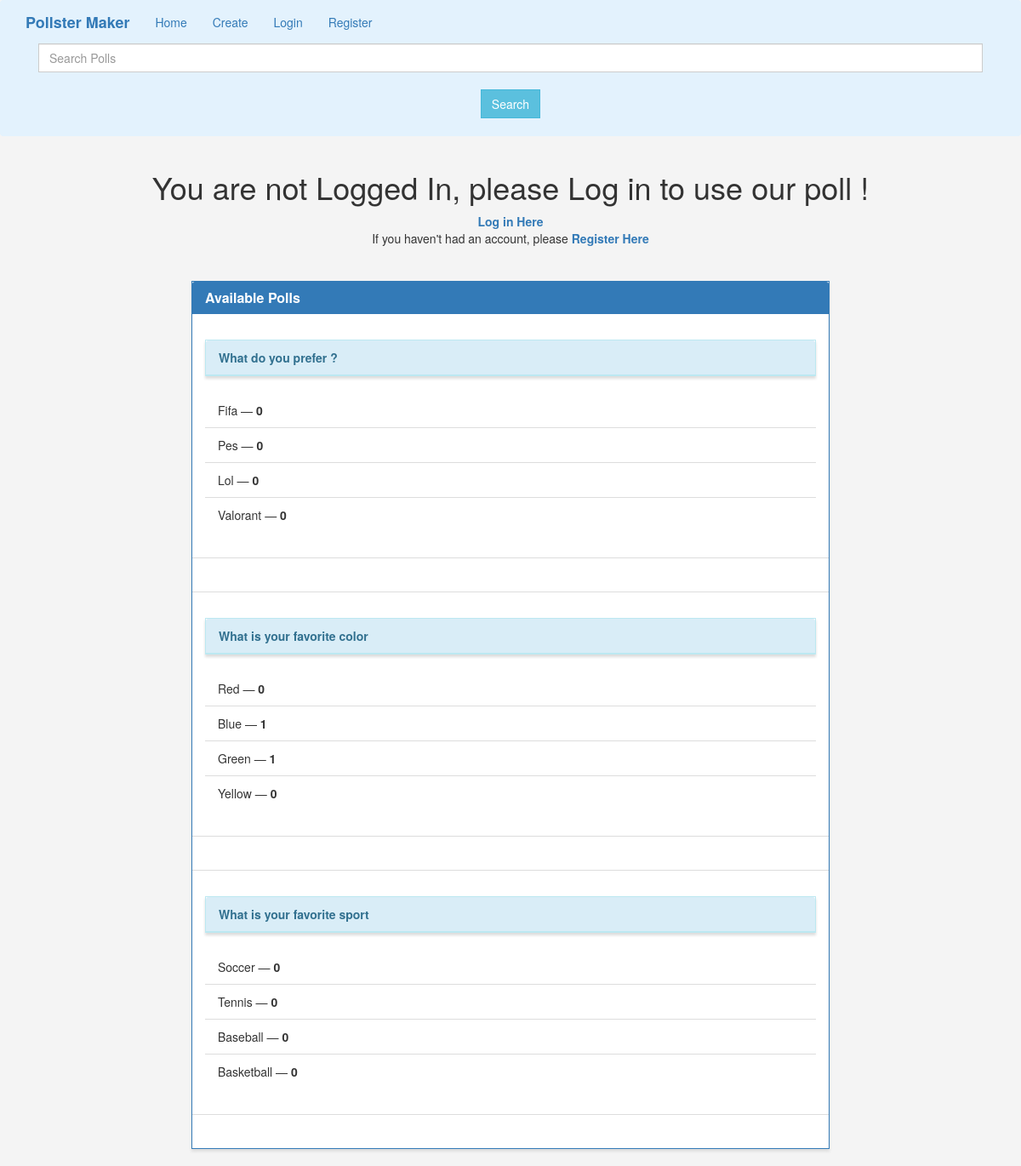
The page / on the database its author committed.
### polls/models.py (models this page shows, shortened)
class Poll (models.Model):
    question_text = models.TextField(max_length=1000, blank=False, null=False)
    owner = models.IntegerField("Poll Owner", blank=False, default=1)
    op_one = models.CharField(max_length=30, blank=False, null=False)
    op_two = models.CharField(max_length=30, blank=False, null=False)
    op_three = models.CharField(max_length=30, blank=False, null=False)
    op_four = models.CharField(max_length=30, blank=False, null=False)
    op_one_count = models.IntegerField(default=0)
    op_two_count = models.IntegerField(default=0)
    op_three_count = models.IntegerField(default=0)
    op_four_count = models.IntegerField(default=0)

### polls/views.py (the view)
# urls.py: path('',views.home, name='home'),
def home(request):
    polls = Poll.objects.all().order_by('question_text')
    context = {
        'polls' : polls
    }
    return render(request, 'polls/home.html', context)

### polls/templates/polls/home.html (shortened to what this page needs)
{% extends "polls/base.html" %}
{% block main %}
		<center>
            {%if not user.is_authenticated%}
                <h1>You are not Logged In, please Log in to use our poll !</h1>
                <strong><a href="{% url 'login' %}">Log in Here</a></strong>
                <br/>
                If you haven't had an account, please <strong><a href="{% url 'register' %}">Register Here</a></strong>
            {%endif%}
        </center>
<br/><br/>
<div class="row">
    <div class="col-lg-8 col-lg-offset-2">
        <div class="panel panel-primary">
            <div class="panel-heading">
                <h3 class="panel-title">Available Polls</h3>
            </div>
            <ul class="list-group">
                {% for poll in polls %}
                <li class="list-group-item">
                    <br/>
                    <div class ="panel panel-info"><div class = "panel-heading"><strong>{{ poll.question_text }}</strong></div></div>
                    <ul class="list-group">
                        <li class="list-group-item">{{ poll.op_one }} &mdash; <strong>{{ poll.op_one_count }}</strong></li>
                        <li class="list-group-item">{{ poll.op_two }} &mdash; <strong>{{ poll.op_two_count }}</strong></li>
                        <li class="list-group-item">{{ poll.op_three }} &mdash; <strong>{{ poll.op_three_count }}</strong></li>
                        <li class="list-group-item">{{ poll.op_four }} &mdash; <strong>{{ poll.op_four_count }}</strong></li>
                    </ul>
                </li>
                <br/>
                <div>
                    <br>
                </div>
                {% endfor %}
            </ul>
        </div>
    </div>
</div>
{% endblock %}

### polls/templates/polls/base.html (shortened to what this page needs)
{% load static %}
<!DOCTYPE html>
<html lang="en">
	<head>
		<link rel="stylesheet" href="https://maxcdn.bootstrapcdn.com/bootstrap/3.3.7/css/bootstrap.min.css">
		<link rel="stylesheet" type="text/css" href="{% static 'style.css' %}" />
	</head>
	<body>
		<nav class="navbar navbar-light" style="background-color: #e3f2fd;" role="navigation">
			<div class="container">
				<div class="navbar-header">
					<a class="navbar-brand" href="{% url 'home' %}">Pollster Maker</a>
				</div>
				<div class="collapse navbar-collapse navbar-ex1-collapse">
					<ul class="nav navbar-nav">
						<li><a href="{% url 'home' %}">Home</a></li>
						<li><a href="{% url 'create' %}">Create</a></li>
						{% if user.is_authenticated %}
							<li><a href="{% url 'my-polls' %}">My Polls</a></li>
							<li><a href="{% url 'logout' %}">Logout from {{user}}</a></li>
						{% else %}
							<li><a href="{% url 'login' %}">Login</a></li>
							<li><a href="{% url 'register' %}">Register</a></li>
						{% endif %}
					</ul>
					<form class="d-flex" role="search" method=POST action="{% url 'search-polls' %}">
        				<input class="form-control me-2" type="search" placeholder="Search Polls" aria-label="Search" name="searched">
						<br/>
					  <div>
						  <center>
						  	<button class="btn btn-info" type="submit">Search</button>
						  </center>
						  <br>
					  </div>
      				</form>
				</div>
			</div>
		</nav>
		<div class="container">
			{% block main %}{% endblock %}
		</div>
	</body>
</html>

### polls/static/style.css (style rules this page uses)
.navbar-default, .btn, .form-control, .panel { border-radius: 0; }
.panel { box-shadow: 0px 3px 3px 0px #ddd; }
a.navbar-brand, .panel-title { font-weight: bolder; }

### polls/templates/polls/base.html (style rules this page uses)
body { background: #f4f4f4 }

### rows shown on the page
Poll: question_text "What do you prefer ?", op_one "Fifa", op_one_count "0", op_two "Pes", op_two_count "0", op_three "Lol", op_three_count "0", op_four "Valorant", op_four_count "0"
Poll: question_text "What is your favorite color", op_one "Red", op_one_count "0", op_two "Blue", op_two_count "1", op_three "Green", op_three_count "1", op_four "Yellow", op_four_count "0"
Poll: question_text "What is your favorite sport", op_one "Soccer", op_one_count "0", op_two "Tennis", op_two_count "0", op_three "Baseball", op_three_count "0", op_four "Basketball", op_four_count "0"
